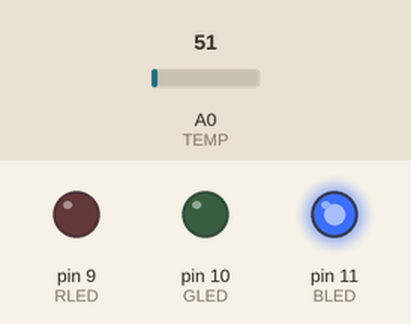
A sketch run on a simulated Arduino Uno, built with avr-gcc and run on an emulated ATmega328P. Parts: output pins drawn as LEDs (lit = HIGH). The inputs (shaded band) are chosen by the test bench; at power-on: A0 (TEMP) = 51.

Above: at 1.2 s.
1.3 s: A0 (TEMP) set to 140
2.8 s: A0 (TEMP) set to 157
At 3.8 s:
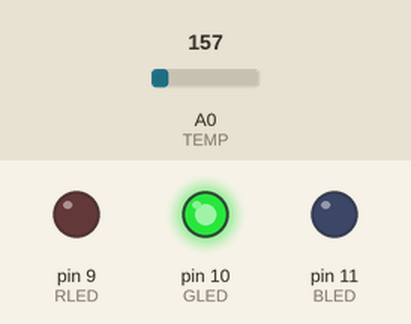
4.3 s: A0 (TEMP) set to 163
At 4.9 s:
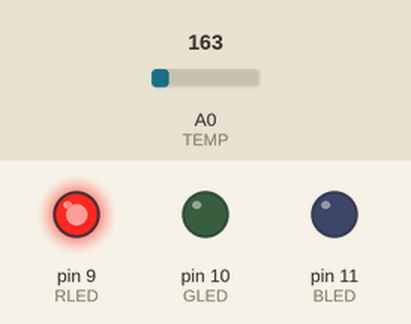
5.8 s: A0 (TEMP) set to 112
At 6.1 s:
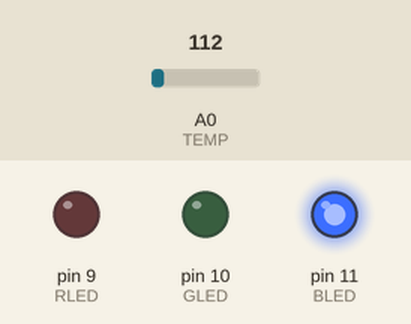
Timing chart, 0 to 8.3 s (numbered marks = the images above; inputs shaded):
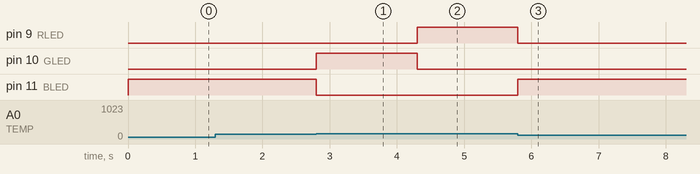

The sketch:

temp_sense.ino
```cpp
const int RLED=9;
const int GLED=10;
const int BLED=11;
const int TEMP=0;

const int LOWER_BOUND=157;
const int UPPER_BOUND=159;

int val = 0;

void setup() {
  pinMode(RLED, OUTPUT);
  pinMode(GLED, OUTPUT);
  pinMode(BLED, OUTPUT);
  pinMode(TEMP, INPUT);
}

void loop() {
  val = analogRead(TEMP);

  if (val < LOWER_BOUND){
    digitalWrite(RLED, LOW);
    digitalWrite(GLED, LOW);
    digitalWrite(BLED, HIGH);
  } else if (val > UPPER_BOUND){
    digitalWrite(RLED, HIGH);
    digitalWrite(GLED, LOW);
    digitalWrite(BLED, LOW);
  } else {
    digitalWrite(RLED, LOW);
    digitalWrite(GLED, HIGH);
    digitalWrite(BLED, LOW);
  }
}
```

Measured:
- the behaviour switches between 156 and 157 on A0 (TEMP) (found by bisection; images 0 and 1)
- after the input at 1.3 s, every drawn part: stays the same
- after the input at 2.8 s, pin 10 (GLED): LOW → HIGH at once; pin 11 (BLED): HIGH → LOW at once
- after the input at 4.3 s, pin 9 (RLED): LOW → HIGH at once; pin 10 (GLED): HIGH → LOW at once
- after the input at 5.8 s, pin 9 (RLED): HIGH → LOW at once; pin 11 (BLED): LOW → HIGH at once
